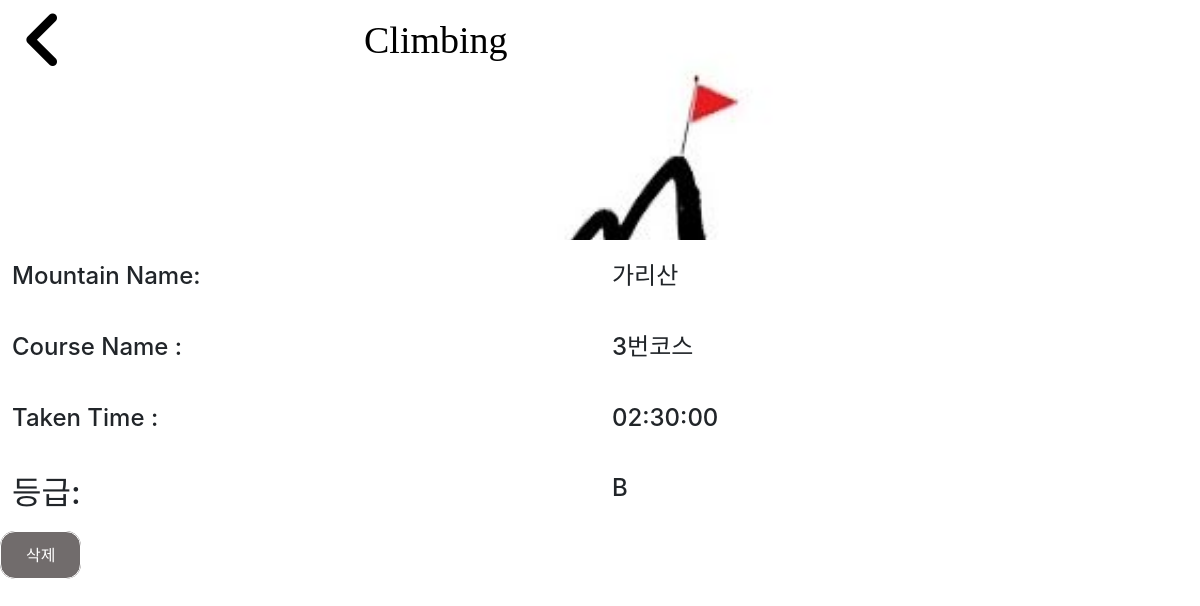
/mylist/13/, run on the app's committed database.
### climbing/models.py (models this page shows)
class MyList(models.Model):
    m_name = models.CharField(max_length=20)
    course = models.CharField(max_length=20, null=True)
    time = models.CharField(max_length=10)
    date = models.DateTimeField(auto_now_add=True)
    score = models.IntegerField(default=1)
    user_id = models.ForeignKey(Account, on_delete=models.CASCADE, default=1)

### climbing/views.py (the view)
# urls.py: path('mylist/<int:pk>/', views.mylist_detail, name='mylist_detail'),
def mylist_detail(request, pk):
    mine = get_object_or_404(MyList, pk=pk)
    return render(request, 'mylist_detail.html', {'mine': mine})

### climbing/templates/mylist_detail.html (shortened to what this page needs)
{% load static %}
<html>
<head>
    <link rel="stylesheet" href="https://stackpath.bootstrapcdn.com/bootstrap/4.4.1/css/bootstrap.min.css"
>
	<link rel="stylesheet" href="{% static 'css/mylist_detail.css' %}">
</head>
<body>
    <div class="container-box" style="  background-image: url('{% static 'img/san1-2.JPG' %}');">
        <div class="header">
            <span><i class='fas fa-angle-left' onclick="goBack()"
                    style='font-size:70px; float:left; color:black; inline-block;line-height:80px;'></i></span>
            <h1 class="logo">Climbing</h1>
        </div>
    </div>
    <div id="content-area" class="section">
			<div class="grid">
				<div class="box">
					<h4>Mountain Name:</h4>
				</div>
				<div class="box">
					<h4>{{ mine.m_name }}</h4>
				</div>
			</div>
			<div class="grid">
				<div class="box">
					<h4>Course Name :</h4>
				</div>
				<div class="box">
					<h4>{{ mine.course }}</h4>
				</div>
			</div>
			<div class="grid">
				<div class="box">
					<h4>Taken Time :</h4>
				</div>
				<div class="box">
					<h4>{{ mine.time }}</h4>
				</div>
			</div>
			<div class="grid">
				<div class="box">
					<h2>등급:</h2>
				</div>
                <div class="box">
					<h4>
                        {% if mine.score == 5 %}
                            S
                        {% elif mine.score == 4 %}
                            A
                        {% elif mine.score == 3 %}
                            B
                        {% elif mine.score == 2 %}
                            C
                        {% elif mine.score == 1 %}
                            D
                        {% else %}
                            계산되지 않았습니다.
                        {% endif %}
                    </h4>
				</div>
            </div>
            <div class="grid">
                <p><a href="{% url 'mylist_delete' pk=mine.pk %}">삭제</a></p>
            </div>
    </div>
</body>
</html>

### climbing/static/css/mylist_detail.css (style rules this page uses)
* { padding: 0; margin: 0; box-sizing: border-box; }
.container-box { height: 30%; width: 100%; background-repeat: no-repeat; background-size: 40%; background-position: center center; margin: 0; padding: 0; }
a { border-radius: 15px; color: #007bff; text-decoration: none; background-color: transparent; border: 1px solid; padding: 13px 25px; color: white; background: #716c6c; }
.header { padding: 0 10px; height: 75px; }
.logo { color: black; font-size: 38px; font-family: verdana; line-height: 80px; padding-left: 30%; font-weight: 500; opacity: 1; }
.fas { margin-left: 12px; }
body { margin: 0px; padding: 0px; overflow-y: scroll; }
.box { float:left; width:50%; padding: 1%; box-sizing: border-box; }
.grid { float:left; width:100%; margin-top:10px }

### data on the page
MyList: m_name "가리산", course "3번코스", time "02:30:00"
